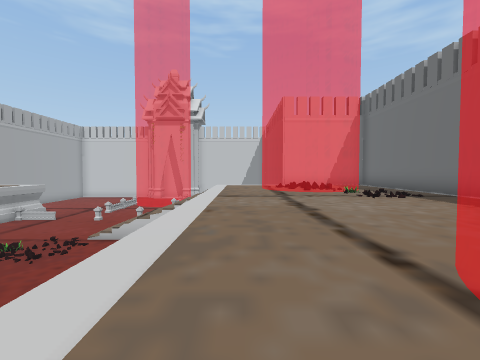
view 1 (above)

24 first-person views from a walk through a 3-D level made in the Unity game engine. The camera is 1.3 m above the floor, tilts 2° down and sees 90° across. The floor is counted in squares, 2 m on a side. Each view is taken from the middle of a square. On the plan, view 1 faces up. The plan holds only what a view shows up to about 9 squares ahead; the rest is blank. The place goes on beyond the plan.

view 2
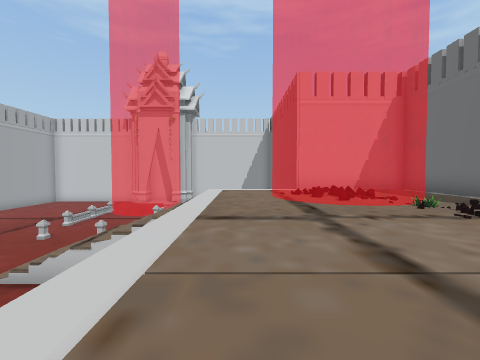

view 3
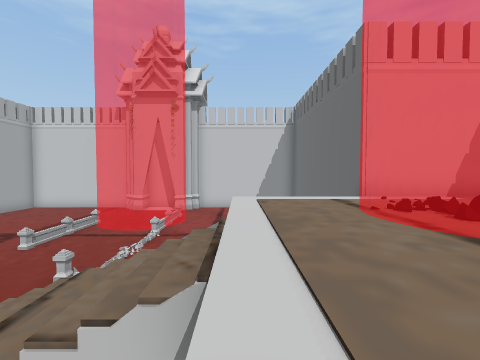

view 4
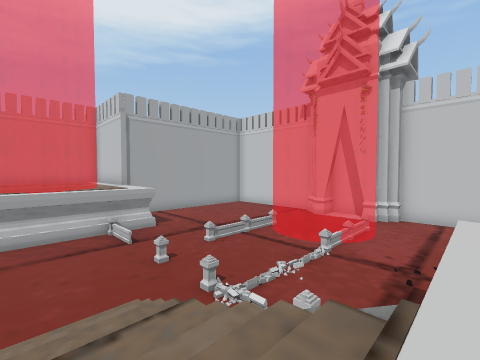

view 5
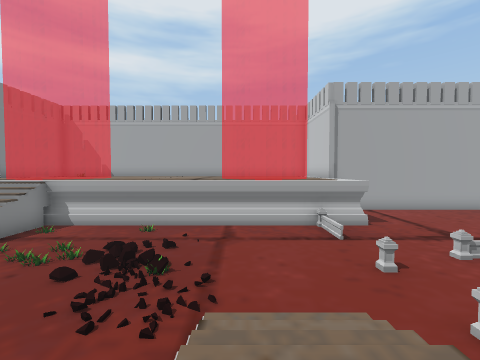

view 6
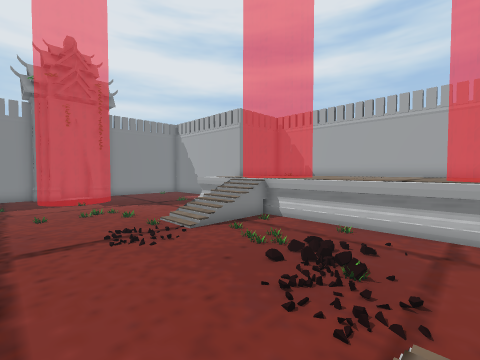

view 7
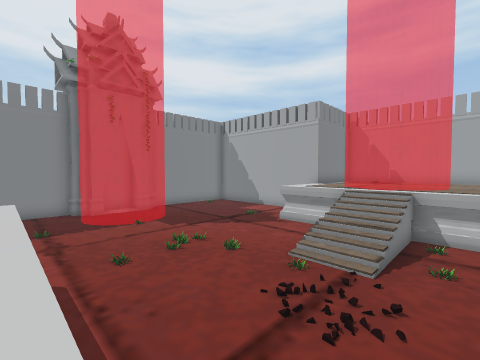

view 8
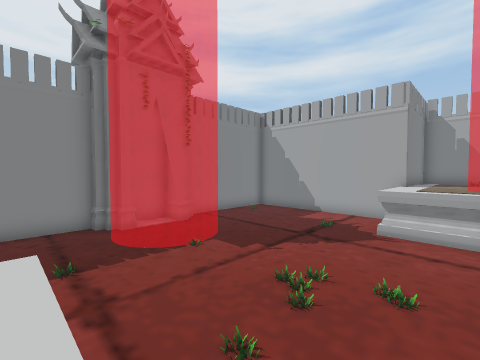

view 9
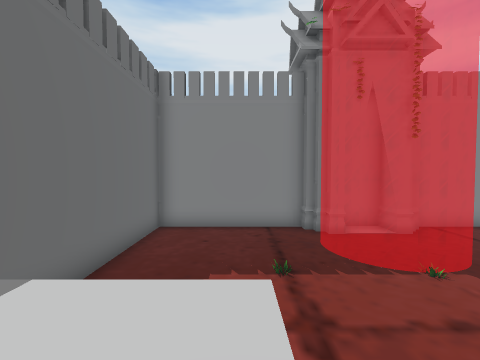

view 10
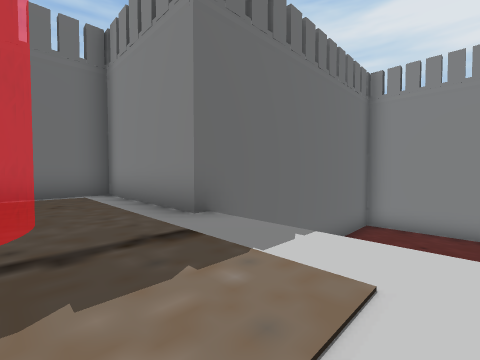

view 11
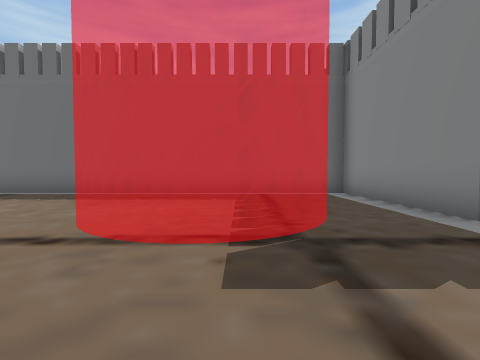

view 12
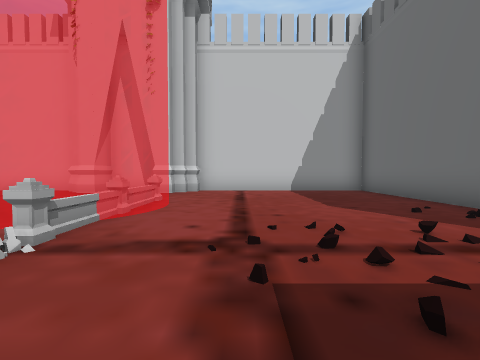

view 13
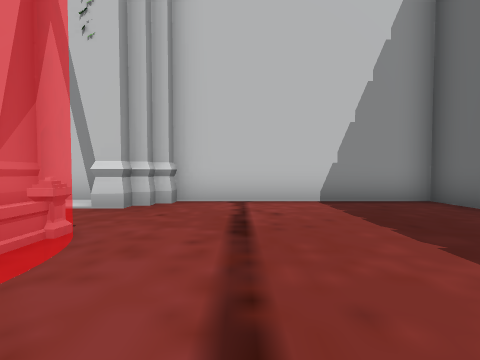

view 14
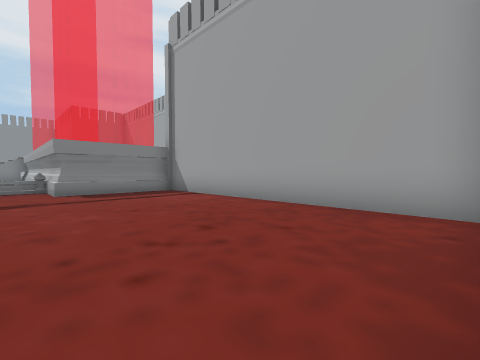

view 15
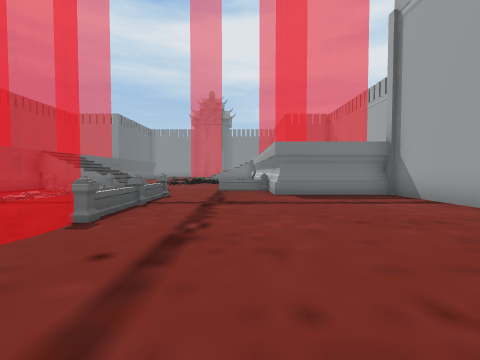

view 16
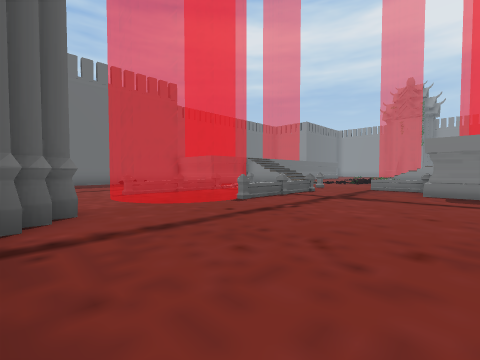

view 17
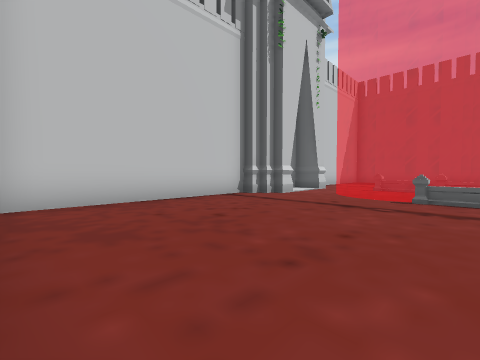

view 18
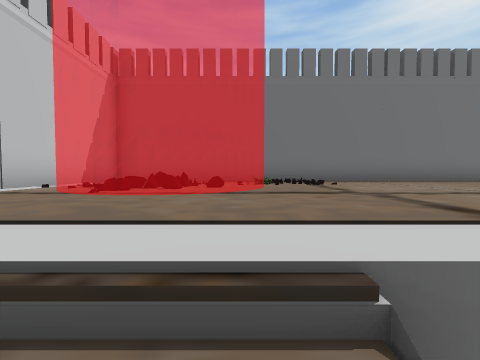

view 19
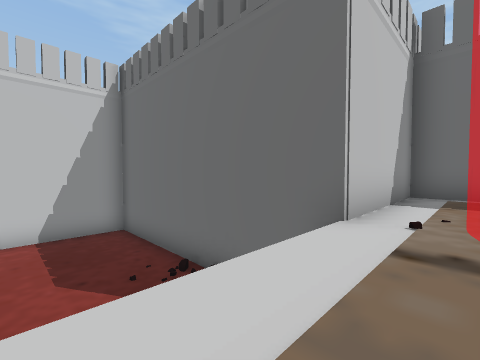

view 20
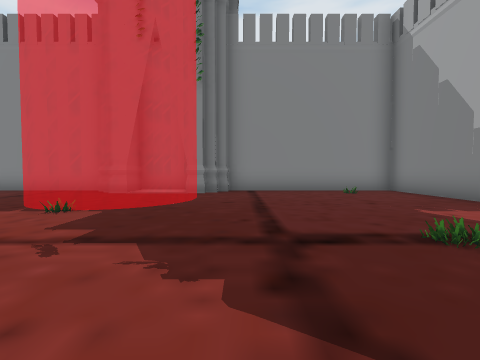

view 21
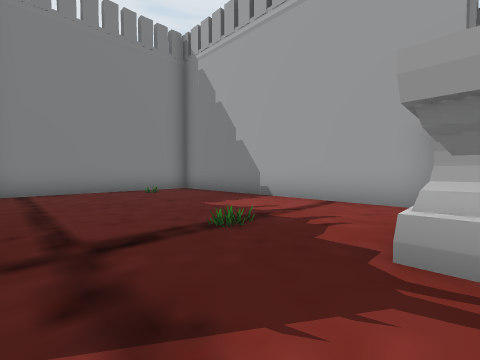

view 22
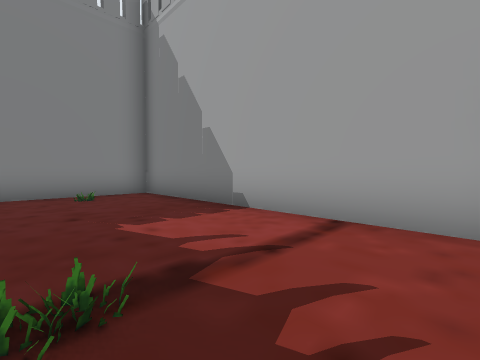

view 23
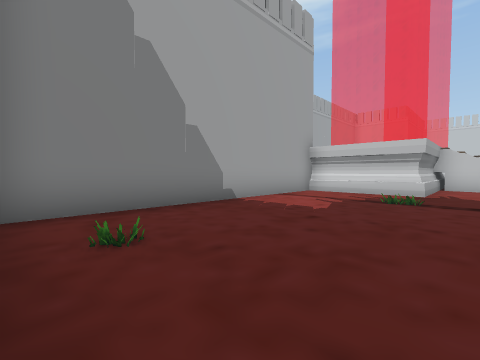

view 24
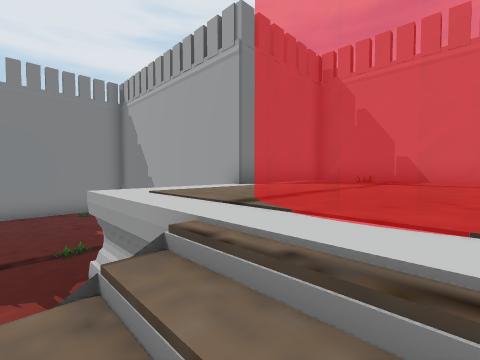

### Floor plan
Key: @ floor where view 1 was taken; # wall or solid block; . main floor; : floor 0.75 m higher than the main floor; + floor 3 m higher than the main floor; * floor 3.25 m higher than the main floor; / step, stairs or slope; = window, fence, low wall or low ledge; O other object.
Columns run from 16 left of view 1 to 7 right of it. Each row starts with its distance up from view 1.
 21   ##################
 20   #......#..#......#
 19   #................#
 18   #.......==.......#
 17   #.......=.O......#
 16   #......O..O.....##
 15   #......O==O.....#
 14   #......O..O..// /#
 13   #......O../../   #####
 12   ###++...../../+++++++#
 11   #===OO..O.OO./++==+++#
 10   ==+=#......../+=++=++#
  9     +==....////++=*+=++#
  8    =+=#....////+++=O=++#
  7    ===#..../.  /++++O++#
  6    ++++...O... /+++++++#
  5     +++O.O#..../+++++++#
  4      ++..O...../+++++++#
  3       +..O...../+++++++#
  2     ==/O..//.../++==+++#
  1    ++=///////../++=+=++#
  0  +=++=///:O..../@=++=++#
 -1  +====#......../++===++#
 -2  ++#  #...O..../+++++++#
 -3 #### ++....OOO./+++++++#
 -4   #........O...    #####
 -5   #...O........    #
 -6   #............    #
 -7   #........O..O....#
 -8   #.......=.=......#
 -9   #......=..=......#
-10   #..O....=#=......#
-11   #......####......#
-12   ########  ######

Where each view was taken, in squares from view 1:
view 1: 0 up, 0 right, facing up
view 2: 3 up, 0 right, facing up
view 3: 6 up, 1 left, facing up
view 4: 8 up, 1 left, facing up-left
view 5: 8 up, 2 left, facing left
view 6: 8 up, 2 left, facing down-left
view 7: 3 up, 1 left, facing down-left
view 8: 1 down, 1 left, facing down-left
view 9: 2 down, 1 left, facing down
view 10: 1 down, 1 left, facing down-right
view 11: 0 up, 1 left, facing right
view 12: 12 up, 2 left, facing up
view 13: 15 up, 2 left, facing up
view 14: 20 up, 9 left, facing down-left
view 15: 19 up, 9 left, facing down
view 16: 20 up, 11 left, facing down-right
view 17: 15 up, 13 left, facing up-right
view 18: 8 up, 2 left, facing right
view 19: 11 up, 1 left, facing up-right
view 20: 3 down, 8 left, facing down
view 21: 3 down, 8 left, facing down-left
view 22: 4 down, 10 left, facing down-left
view 23: 11 down, 9 left, facing up-left
view 24: 1 up, 9 left, facing down-left
